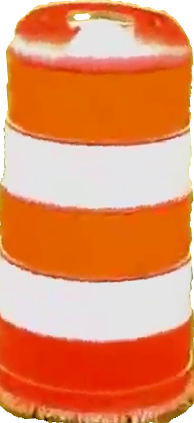
#> input picture AE20B062/barrel.png, 194 x 423 px
$ python video.py
#> lines starting #> are read from the running program, lines starting #| are printed output that depends on the picture; after the words box and inside, x2 and y2 are one past the last pixel; in counts of white or black regions, pixels touching at a corner belong together; pictures that were not available may be replaced by others from this repository, and a replacement may not be noted
import cv2
import matplotlib.pyplot as plt
import numpy as np

vid = cv2.VideoCapture("./vid.mp4")

roi = cv2.imread("./barrel.png")
#> roi is the input picture: shape (423, 194, 3); mean B, G, R 98.3, 142, 228.4
roi_hsv = cv2.cvtColor(roi, cv2.COLOR_BGR2HSV)
#> roi_hsv: shape (423, 194, 3); mean H, S, V 29.2, 148, 228.6
roi_hist = cv2.calcHist([roi_hsv], [0], None, [180], [0, 180])
#> roi_hist = 180 values, max 18022 at index 13, min 0 at index 46, mean 455.9
roi_norm = cv2.normalize(roi_hist, 0, 255, cv2.NORM_MINMAX)
#> roi_norm = 180 values, max 187.7 at index 13, min 0 at index 46, mean 4.75

disc = cv2.getStructuringElement(cv2.MORPH_ELLIPSE, (5, 5))

while vid.isOpened():
    ret, frame = vid.read()
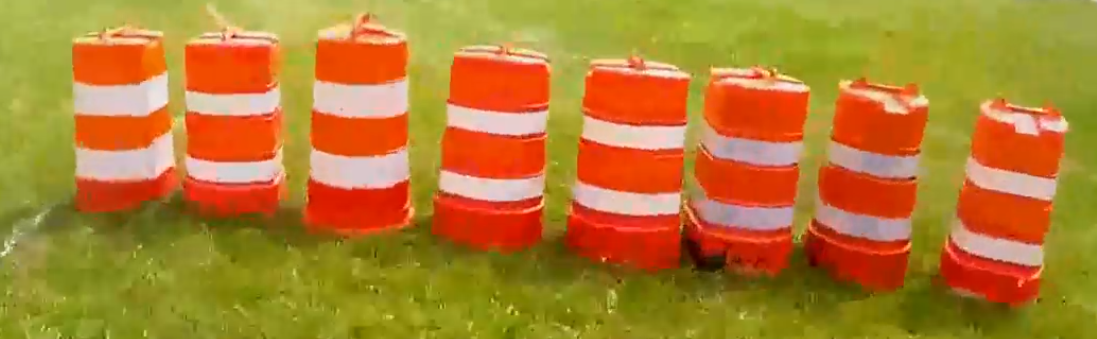
#> input picture Original.png, 1097 x 339 px, given in place of vid.mp4, which was not available
#> frame is the input picture: shape (339, 1097, 3); mean B, G, R 48.3, 126.2, 177.4
    if ret:
        frame_hsv = cv2.cvtColor(frame, cv2.COLOR_BGR2HSV)
#> frame_hsv: shape (339, 1097, 3); mean H, S, V 24.5, 190.2, 179.4
        res = cv2.calcBackProject([frame_hsv], [0, 1], roi_norm, [0, 180, 0, 256], 1)
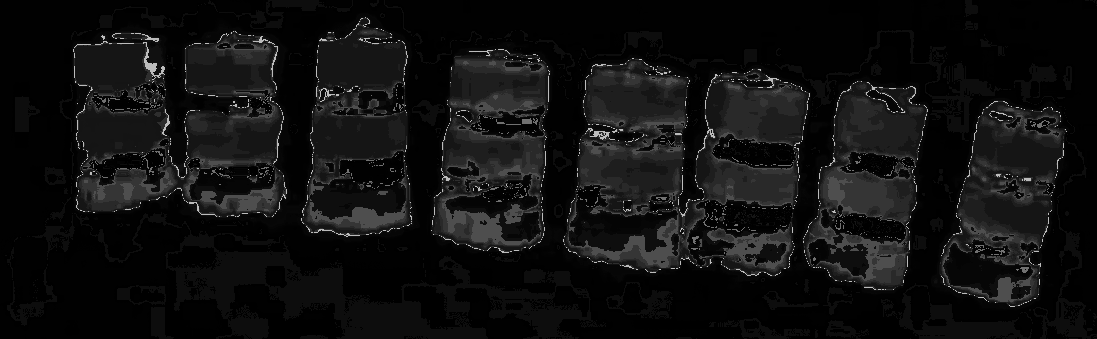
#> res: shape (339, 1097); min 0, max 188, mean 15.8
        cv2.filter2D(res, -1, disc, res)
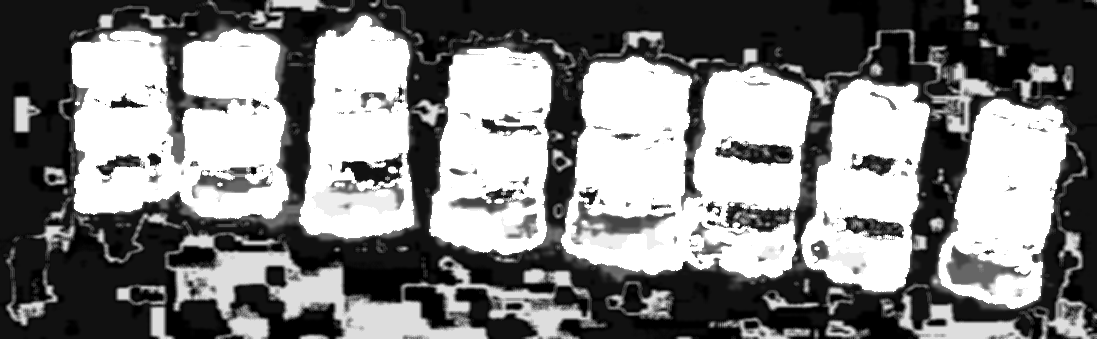
#> res: shape (339, 1097); min 0, max 255, mean 128.5
        cv2.normalize(res, res, 0, 255, cv2.NORM_MINMAX)
        ret_, thresh = cv2.threshold(res, 50, 255, cv2.THRESH_BINARY)
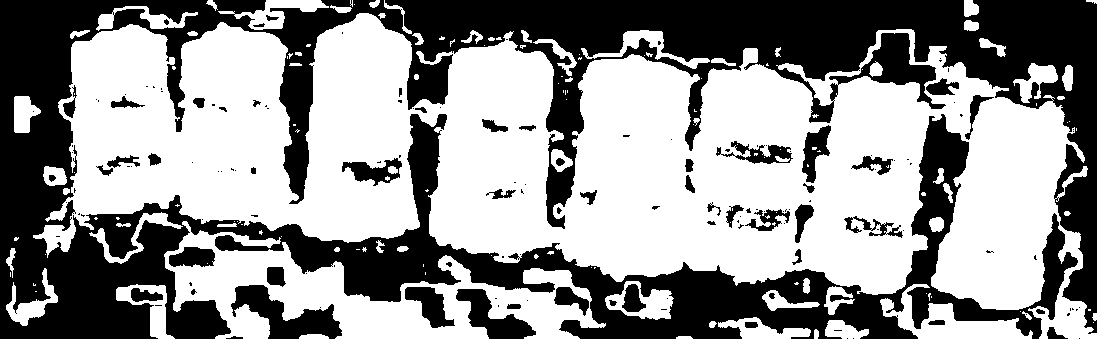
#> thresh: shape (339, 1097); 57.7% white; 151 black regions (95 under 20 px), largest, box (x1, y1, x2, y2) and area: (0, 0, 1097, 339) 142045, (231, 285, 342, 339) 2734, (456, 289, 536, 339) 1736
        final = cv2.merge((thresh, thresh, thresh))
        result = cv2.bitwise_and(frame, final)
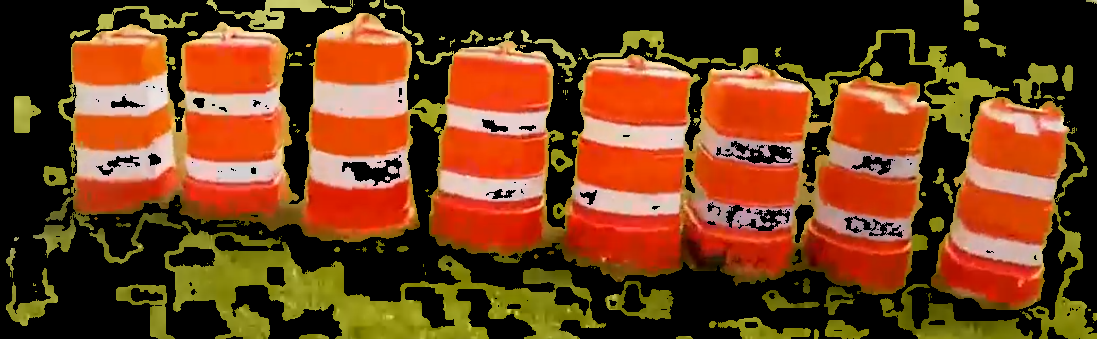
#> result: shape (339, 1097, 3); mean B, G, R 28.1, 62.5, 113.4

        cv2.imshow("", result)
        if cv2.waitKey(25) & 0xFF == ord('q'):
#> (key q is pressed here)
            break

    else:
        break
